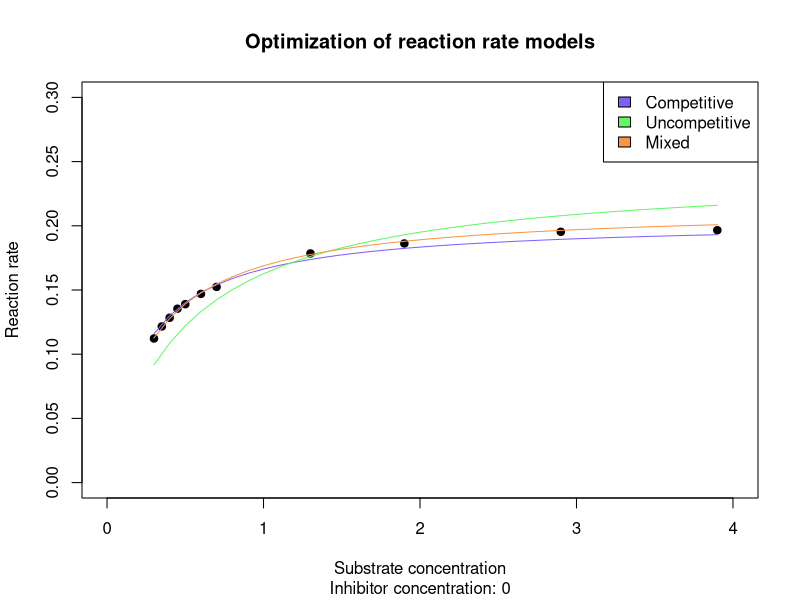
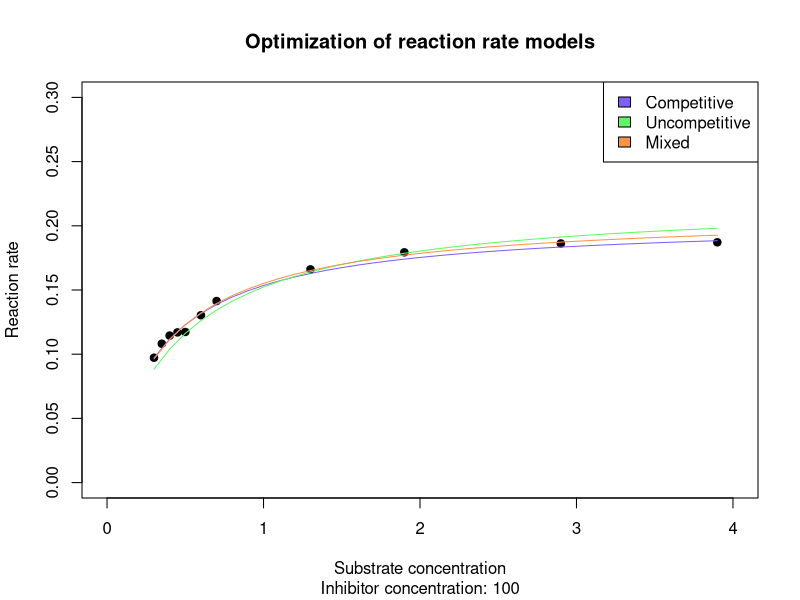
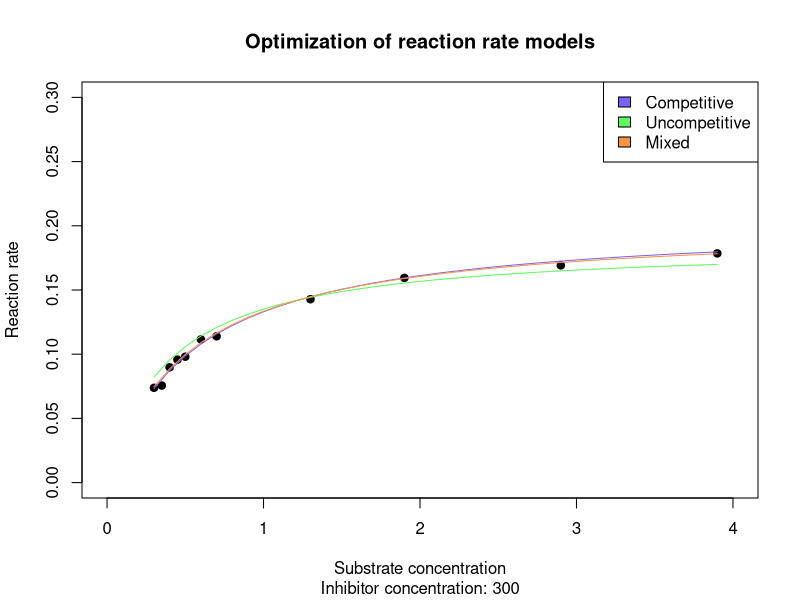
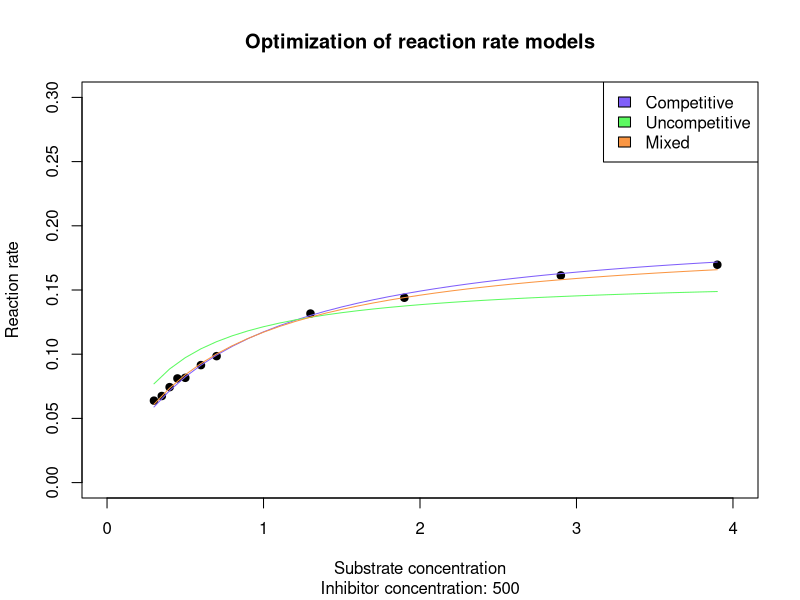
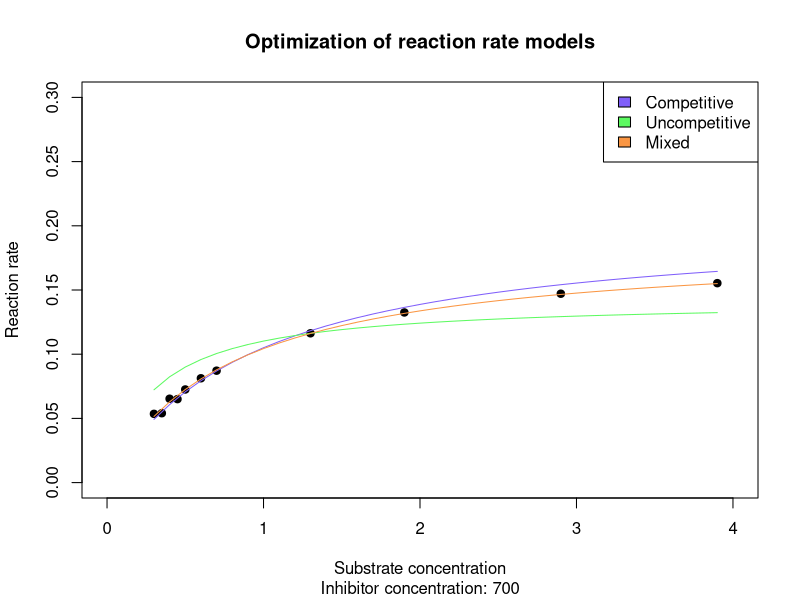
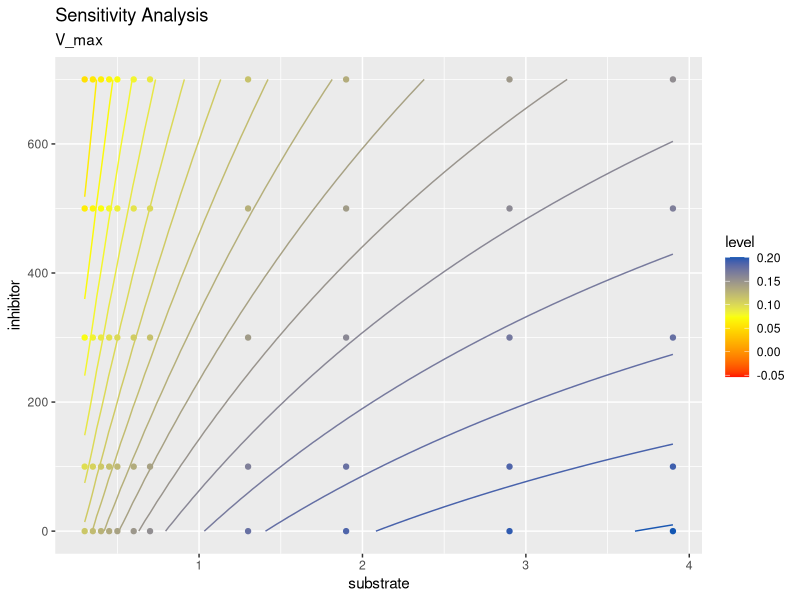
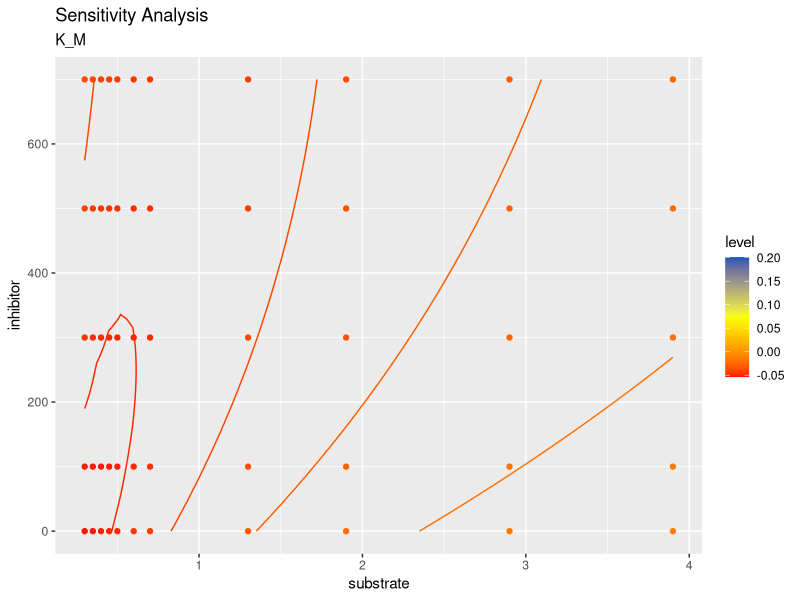
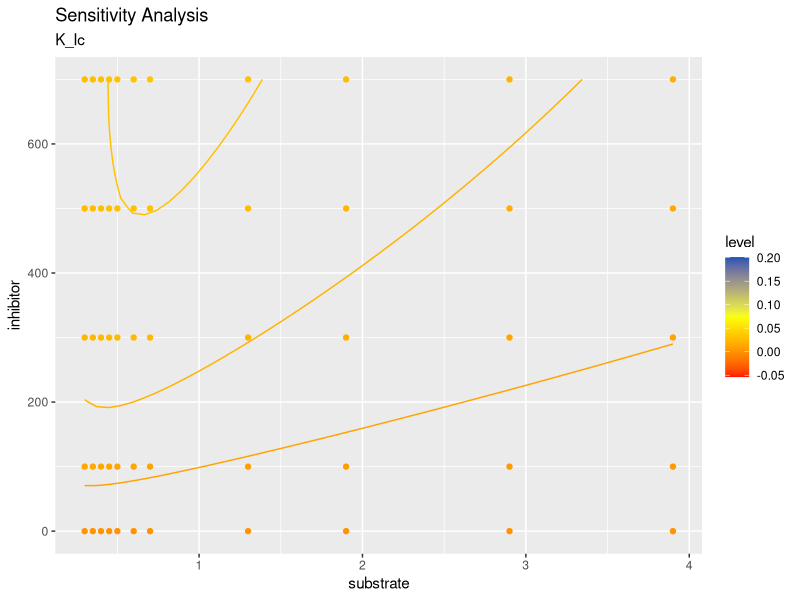

Recreate these plots in R, in order.
## ---- chunk 1
knitr::opts_chunk$set(echo = TRUE)
## ---- chunk 2
data_enzyme <- read.table("enzyme.txt", header=TRUE)
attach(data_enzyme)
## ---- chunk 3
# Competitive inhibition model.
# thetas[1]: Vmax, thetas[2]: KM, thetas[3]: KIC
competitive <- function(sdata, idata, thetas) {
  v <- thetas[1] * sdata/(thetas[2]*(1+idata/thetas[3]) + sdata)
  return(v)
}
# Uncompetitive inhibition model.
# thetas[1]: Vmax, thetas[2]: KM, thetas[3]: KIC
uncompetitive <- function(sdata, idata, thetas) {
  v <- thetas[1]*sdata/(thetas[2] + sdata*(1+idata/thetas[3]))
  return(v)
}
# Mixed inhibition model
# thetas[1]: Vmax, thetas[2]: KM, thetas[3]: KIC, thetas[4]: KIu
mixed <- function(sdata, idata, thetas) {
  v <- thetas[1]*sdata/(thetas[2]*(1+idata/thetas[3]) + sdata*(1+idata/thetas[4]))
  return(v)
}
## ---- chunk 4
Jobjective <- function(thetas, FUN, sdata, idata, vdata) {
  v_est <- do.call(FUN, list(sdata, idata, thetas))
  v_resid <- vdata - v_est 
  J <- sum(v_resid^2) 
  return(J)
}
## ---- chunk 5
# Initial parameter values for each model.
compar <- c(0.2, 0.5, 300)
uncompar <- c(0.2, 0.5, 100)
mixpar <- c(0.2, 0.5, 300, 100)

# Optimizing the parameter values by using objective function.
competitivefit <- optim(par = compar, fn = Jobjective, FUN = competitive, sdata = conc, idata = inhibitor, vdata = rate)
uncompetitivefit <- optim(par = uncompar, fn = Jobjective, FUN = uncompetitive, sdata = conc, idata = inhibitor, vdata = rate)
mixedfit <- optim(par = mixpar, fn = Jobjective, FUN = mixed, sdata = conc, idata = inhibitor, vdata = rate)

# Optimal estimated parameter values of Competitive inhibition model.
competitivefit$par
# Optimal estimated parameter values of Uncompetitive inhibition model.
uncompetitivefit$par
#Optimal estimated parameter values of Mixed inhibition model.
mixedfit$par
## ---- chunk 6
color <-  c('#805FFA', '#5DFA61', '#FA9643')
xseq <- seq(min(conc), max(conc), 0.1)

plot(x = conc[inhibitor==0], y = rate[inhibitor==0], main = "Optimization of reaction rate models", xlim = c(0, 4), ylim = c(0, 0.3), ylab = "Reaction rate", xlab = "Substrate concentration", sub='Inhibitor concentration: 0', pch = 19)
lines(x=xseq, y=competitive(xseq, 0, competitivefit$par), col = color[1])
lines(x=xseq, y=uncompetitive(xseq, 0, uncompetitivefit$par), col = color[2])
lines(x=xseq, y=mixed(xseq, 0, mixedfit$par), col = color[3])
legend(x = "topright", legend = c("Competitive", "Uncompetitive", "Mixed"), fill = color)

## ---- chunk 7
plot(x = conc[inhibitor==100], y = rate[inhibitor==100], main = "Optimization of reaction rate models", xlim = c(0, 4), ylim = c(0, 0.3), ylab = "Reaction rate", xlab = "Substrate concentration", sub='Inhibitor concentration: 100', pch = 19)
lines(x=xseq, y=competitive(xseq, 100, competitivefit$par), col = color[1])
lines(x=xseq, y=uncompetitive(xseq, 100, uncompetitivefit$par), col = color[2])
lines(x=xseq, y=mixed(xseq, 100, mixedfit$par), col = color[3])
legend(x = "topright", legend = c("Competitive", "Uncompetitive", "Mixed"), fill = color)
## ---- chunk 8
plot(x = conc[inhibitor==300], y = rate[inhibitor==300], main = "Optimization of reaction rate models", xlim = c(0, 4), ylim = c(0, 0.3), ylab = "Reaction rate", xlab = "Substrate concentration", sub='Inhibitor concentration: 300', pch = 19)
lines(x=xseq, y=competitive(xseq, 300, competitivefit$par),  col = color[1])
lines(x=xseq, y=uncompetitive(xseq, 300, uncompetitivefit$par), col = color[2])
lines(x=xseq, y=mixed(xseq, 300, mixedfit$par), col = color[3])
legend(x = "topright", legend = c("Competitive", "Uncompetitive", "Mixed"), fill = color)

## ---- chunk 9
plot(x = conc[inhibitor==500], y = rate[inhibitor==500], main = "Optimization of reaction rate models", xlim = c(0, 4), ylim = c(0, 0.3), ylab = "Reaction rate", xlab = "Substrate concentration", sub='Inhibitor concentration: 500', pch = 19)
lines(x=xseq, y=competitive(xseq, 500, competitivefit$par),  col = color[1])
lines(x=xseq, y=uncompetitive(xseq, 500, uncompetitivefit$par), col = color[2])
lines(x=xseq, y=mixed(xseq, 500, mixedfit$par), col = color[3])
legend(x = "topright", legend = c("Competitive", "Uncompetitive", "Mixed"), fill = color)
## ---- chunk 10
plot(x = conc[inhibitor==700], y = rate[inhibitor==700], main = "Optimization of reaction rate models", xlim = c(0, 4), ylim = c(0, 0.3), ylab = "Reaction rate", xlab = "Substrate concentration", sub='Inhibitor concentration: 700', pch = 19)
lines(x=xseq, y=competitive(xseq, 700, competitivefit$par), col = color[1])
lines(x=xseq, y=uncompetitive(xseq, 700, uncompetitivefit$par), col = color[2])
lines(x=xseq, y=mixed(xseq, 700, mixedfit$par), col = color[3])
legend(x = "topright", legend = c("Competitive", "Uncompetitive", "Mixed"), fill = color)
## ---- chunk 11
# Akaike Information Criterion (AIC) function is coded below.
AIC <- function(thetas, FUN, sdata, idata, vdata) { #s i v
  RSS <- Jobjective (thetas, FUN, sdata, idata, vdata)
  N <- length(sdata)
  p <- length(thetas)
  A <- N*log(RSS/N) + 2 * p # Akaike's: 2p, Bayesian: plog(N)
  return(A)
}

# Calculated AIV values for each model.
AIC(competitivefit$par, competitive, conc, inhibitor, rate)
AIC(uncompetitivefit$par, uncompetitive, conc, inhibitor, rate)
AIC(mixedfit$par, mixed, conc, inhibitor, rate)
## ---- chunk 12
Ftest <- function(thetas1, thetas2, FUN1, FUN2, sdata, idata, vdata) {
  RSS1 <- Jobjective(thetas1, FUN1, sdata, idata, vdata)
  RSS2 <- Jobjective(thetas2, FUN2, sdata, idata, vdata)
  N <- length(sdata)
  p1 <- length(thetas1)
  p2 <- length(thetas2)
  F <- ((RSS1 - RSS2) / (p2 - p1)) / (RSS2 / (N - p2))
  pvalue <- pf(F, df1 = p2 - p1, df2 = N - p2, lower.tail = FALSE)
  return(list(F = F, df1 = abs(p2 - p1), df2 = N - p2, pValue = pvalue))
}
# F-test between Competitive inhibition model and Mixed inhibition model.
Ftest(competitivefit$par, mixedfit$par, competitive, mixed, conc, inhibitor, rate)
# F-test between Uncompetitive inhibition model and Mixed inhibition model.
Ftest(uncompetitivefit$par, mixedfit$par, uncompetitive, mixed, conc, inhibitor, rate)
## ---- chunk 13
# Relativity sensitivity function is defined below.
relativeSensitivity <- function(FUN, sdata, idata, thetas, eps = 1e-5) {
	S <- expand.grid(substrate = sdata, inhibitor = idata, parameter = 1:length(thetas))
	S <- data.frame(S, sensitivity = rep(NA, length(sdata)*length(idata)*length(thetas)))
  for (p in 1:length(thetas)){
    thetas. <- thetas
	  thetas.[p] <- thetas[p] * (1 + eps)
	  yhat <- do.call(FUN, list(S$substrate[S$parameter==p], S$inhibitor[S$parameter==p], thetas))
    yhat. <- do.call(FUN, list(S$substrate[S$parameter==p], S$inhibitor[S$parameter==p], thetas.))
    S$sensitivity[S$parameter==p] <- ((yhat. - yhat) / (eps*thetas[p])) * abs(thetas[p])
  }
	return(S)
}

sub <- conc[inhibitor==0]
inh <- inhibitor[conc==0.30]

sseq <- seq(min(conc), max(conc), length.out=50)
iseq <- seq(min(inhibitor), max(inhibitor), length.out=50)

df1 <- relativeSensitivity(mixed, sub, inh, mixedfit$par, eps = 1e-5)
df2 <- relativeSensitivity(mixed, sseq, iseq, mixedfit$par, eps = 1e-5)
## ---- chunk 14
require(ggplot2)


contour_list = list()
parnames = c("V_max","K_M", "K_Ic", "K_Iu")
for (p in 1:length(mixedfit$par)){
  dfp1 <- df1[df1$parameter==p,]
  dfp2 <- df2[df2$parameter==p,]
  gg <- ggplot(data=dfp2, mapping = aes(substrate, inhibitor, z=sensitivity, colour=..level..)) +
  geom_contour(binwidth=0.01)+
  geom_point(data=dfp1, mapping =  aes(x=substrate, y=inhibitor, colour=sensitivity)) +
  labs(title = "Sensitivity Analysis", subtitle = parnames[p]) +
  scale_colour_gradientn(colors=c("#FF1201", "#FAFF0D", "#1256B3"), limit=range(c(min(df1$sensitivity), max(df1$sensitivity))))
  
  contour_list[[p]] <- gg
}

## ---- chunk 15
print(contour_list[[1]])
## ---- chunk 16
print(contour_list[[2]])
## ---- chunk 17
print(contour_list[[3]])
## ---- chunk 18
print(contour_list[[4]])
## ---- chunk 19

sensitivity <- function(FUN, sdata, idata, thetas, eps = 1e-5) {
	yhat <- do.call(FUN, list(sdata, idata, thetas))
	S <- matrix(NA, nrow = length(sdata), ncol = length(thetas))
	for (p in 1:length(thetas)) {
		thetas. <- thetas
		thetas.[p] <- thetas[p] * (1+eps)
		yhat. <- do.call(FUN, list(sdata, idata, thetas.))
		S[, p] <- (yhat. - yhat) / (eps*thetas[p])
		}
	return(S)
}
# Funtion that calculate Fisher information Matrix.
FisherInformation <- function(FUN, sdata, idata, thetas, eps = 1e-5) {
  sens <- sensitivity(FUN, sdata, idata, thetas, eps)
  FIM <- t(sens)%*%sens
  return(FIM)
}

# Function that calculate 95% confidence interval for the parameter estimates of the model.
confInterval <- function(FUN, sdata, idata, thetas, alpha = 0.05, eps = 1e-5) {
  FIM <- FisherInformation(FUN, sdata, idata, thetas, eps)
  C <- solve(FIM)
  StDev <- sqrt(diag(C))
  N <- length(sdata)
  p <- length(thetas)
  t.05 <- qt(p = 1-alpha/2, df = N-p)
  
  CI <- data.frame(lower.CI = thetas - StDev * t.05, upper.CI = thetas + StDev * t.05)
  
 
  
  return(CI)
}
# Calculation of Fisher information Matrix.
FIM <- FisherInformation(FUN = mixed, sdata = conc, idata = inhibitor, thetas = mixedfit$par)

# Calculation of 95% confidence interval.
confInterval(FUN = mixed, sdata = conc, idata = inhibitor, thetas = mixedfit$par)
